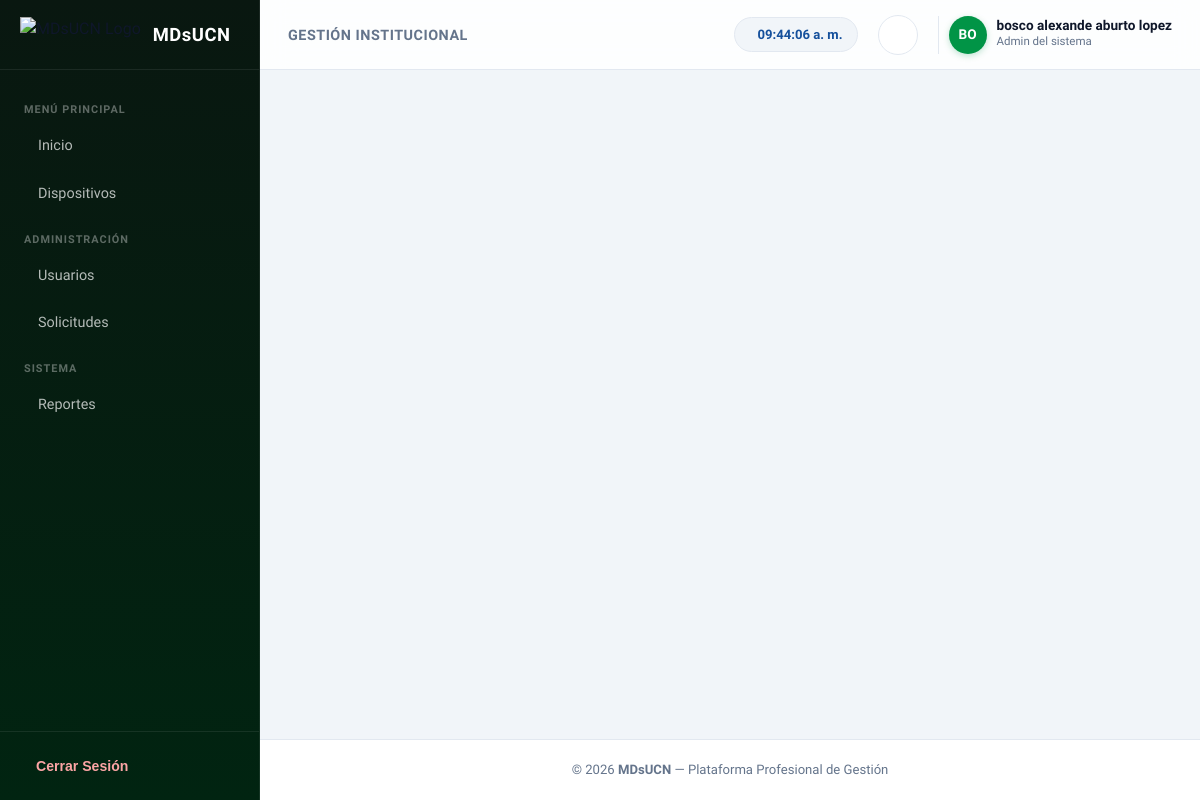
Screenshot of /dashboard/ (signed in) with the database file from the repository.
### appOne/models.py (models this page shows, shortened)
class Usuario(AbstractUser):
    username = models.CharField(max_length=150, unique=True)
    nombre_completo = models.CharField(max_length=150)
    correo_institucional = models.EmailField(unique=True)
    codigo = models.CharField(max_length=20, unique=True)
    rol = models.CharField(max_length=20, choices=ROLES, default="Docente")
    USERNAME_FIELD = "correo_institucional"
    REQUIRED_FIELDS = ["username", "nombre_completo", "codigo"]
    objects = UsuarioManager()
    class Meta:
        verbose_name = 'Usuario'
        verbose_name_plural = 'Usuarios'

### appOne/views/dashboard.py (the view)
# urls.py: path('dashboard/', views.dashboard, name='dashboard'),
@login_required
def dashboard(request):
    usuario = request.user
    if not usuario.is_active:
        messages.error(request, "Tu cuenta aún no ha sido aprobada.")
        logout(request)
        return redirect('login')
    return render(request, "appOne/dashboard.html", {
        "perfil": usuario,
    })

### appOne/templates/appOne/dashboard.html (shortened to what this page needs)
{% load static %}
<!DOCTYPE html>
<html lang="es">
<head>
  <link href="https://cdn.jsdelivr.net/npm/remixicon@3.5.0/fonts/remixicon.css" rel="stylesheet">
  <link rel="stylesheet" href="{% static 'appOne/css/dashboard.css' %}">
</head>
<body>
  <div class="app-layout">
    <aside class="sidebar" id="sidebar">
      <div class="sidebar-header">
        <div class="brand">
          <img src="https://uploads.onecompiler.io/43nzu6ce2/43x2n985z/eslogan%20.png" alt="MDsUCN Logo" class="brand-logo">
          <span class="brand-name">MDsUCN</span>
        </div>
        <button class="toggle-sidebar-btn" id="toggleSidebar" aria-label="Toggle Sidebar">
        </button>
      </div>
      <nav class="sidebar-nav">
        <div class="nav-section-title">MENÚ PRINCIPAL</div>
        <a href="{% url 'dashboardinicio' %}"
          class="nav-item {% if request.resolver_match.url_name == 'dashboardinicio' %}active{% endif %}">
          <span>Inicio</span>
        </a>
        <a href="{% url 'listardispositivos' %}"
          class="nav-item {% if request.resolver_match.url_name == 'listardispositivos' %}active{% endif %}">
          <span>Dispositivos</span>
        </a>
        {% if request.user.rol == "Admin" or request.user.is_superuser %}
        <div class="nav-section-title">ADMINISTRACIÓN</div>
        <a href="{% url 'panel_usuarios' %}"
          class="nav-item {% if request.resolver_match.url_name == 'panel_usuarios' %}active{% endif %}">
          <span>Usuarios</span>
        </a>
        <a href="{% url 'solicitudes_prestamos' %}"
          class="nav-item {% if request.resolver_match.url_name == 'solicitudes_prestamos' %}active{% endif %}">
          <span>Solicitudes</span>
        </a>
        {% endif %}
        <div class="nav-section-title">SISTEMA</div>
        <a href="{% url 'reportes' %}"
          class="nav-item {% if request.resolver_match.url_name == 'reportes' %}active{% endif %}">
          <span>Reportes</span>
        </a>
      </nav>
      <div class="sidebar-footer">
        <form method="POST" action="{% url 'logout' %}" style="width: 100%;">
          <button type="submit" class="logout-btn">
            <span>Cerrar Sesión</span>
          </button>
        </form>
      </div>
    </aside>
    <div class="main-wrapper">
      <header class="topbar">
        <div class="topbar-left">
          <div class="page-title">
            <span>Gestión Institucional</span>
          </div>
        </div>
        <div class="topbar-right">
          <div class="clock-badge">
            <span id="clock-nicaragua">00:00:00</span>
          </div>
          <div class="dropdown-wrapper">
            <button class="icon-btn" id="notifBtn" aria-label="Notificaciones">
            </button>
          </div>
          <div class="user-profile">
            <div class="user-avatar">
              {% if request.user.nombre_completo %}
                {{ request.user.nombre_completo|slice:":2"|upper }}
              {% else %}
                {{ request.user.correo_institucional|slice:":2"|upper }}
              {% endif %}
            </div>
            <div class="user-meta">
              <span class="user-name">{{ request.user.nombre_completo|default:request.user.username }}</span>
              <span class="user-role">{{ request.user.get_rol_display|default:request.user.rol }}</span>
            </div>
          </div>
        </div>
      </header>
      <main class="content-body">
      </main>
      <footer class="app-footer">
        <p>© 2026 <strong>MDsUCN</strong> — Plataforma Profesional de Gestión</p>
      </footer>
    </div>
  </div>
</body>
</html>

### rows the page displays
Usuario: user.nombre_completo "BO", user.nombre_completo "bosco alexande aburto lopez", user.rol "Admin del sistema"
